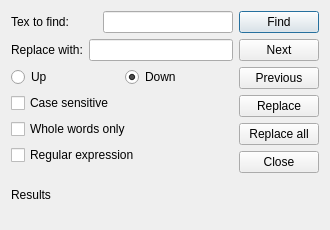
<?xml version="1.0" encoding="UTF-8"?>
<ui version="4.0">
 <class>FindReplaceDialog</class>
 <widget class="QDialog" name="FindReplaceDialog">
  <property name="geometry">
   <rect>
    <x>0</x>
    <y>0</y>
    <width>330</width>
    <height>230</height>
   </rect>
  </property>
  <property name="minimumSize">
   <size>
    <width>330</width>
    <height>230</height>
   </size>
  </property>
  <property name="maximumSize">
   <size>
    <width>330</width>
    <height>230</height>
   </size>
  </property>
  <property name="windowTitle">
   <string>Find&amp;Replace</string>
  </property>
  <layout class="QGridLayout" name="gridLayout_2">
   <item row="0" column="0">
    <layout class="QGridLayout" name="gridLayout">
     <item row="0" column="0">
      <layout class="QVBoxLayout" name="verticalLayout_2">
       <item>
        <layout class="QHBoxLayout" name="horizontalLayout">
         <item>
          <widget class="QLabel" name="lblFind">
           <property name="text">
            <string>Tex to find:</string>
           </property>
          </widget>
         </item>
         <item>
          <widget class="QLineEdit" name="txtFind">
           <property name="maximumSize">
            <size>
             <width>130</width>
             <height>16777215</height>
            </size>
           </property>
          </widget>
         </item>
        </layout>
       </item>
       <item>
        <layout class="QHBoxLayout" name="horizontalLayout_2">
         <item>
          <widget class="QLabel" name="lblReplace">
           <property name="text">
            <string>Replace with:</string>
           </property>
          </widget>
         </item>
         <item>
          <widget class="QLineEdit" name="txtReplace"/>
         </item>
        </layout>
       </item>
       <item>
        <layout class="QHBoxLayout" name="horizontalLayout_3">
         <item>
          <widget class="QRadioButton" name="radioUp">
           <property name="text">
            <string>Up</string>
           </property>
          </widget>
         </item>
         <item>
          <widget class="QRadioButton" name="radioDown">
           <property name="text">
            <string>Down</string>
           </property>
           <property name="checked">
            <bool>true</bool>
           </property>
          </widget>
         </item>
        </layout>
       </item>
       <item>
        <widget class="QCheckBox" name="checkCaseSensitive">
         <property name="text">
          <string>Case sensitive</string>
         </property>
        </widget>
       </item>
       <item>
        <widget class="QCheckBox" name="checkWholeWords">
         <property name="text">
          <string>Whole words only</string>
         </property>
        </widget>
       </item>
       <item>
        <widget class="QCheckBox" name="checkRegEx">
         <property name="text">
          <string>Regular expression</string>
         </property>
        </widget>
       </item>
       <item>
        <widget class="QLabel" name="lblSearchResults">
         <property name="text">
          <string>Results</string>
         </property>
        </widget>
       </item>
      </layout>
     </item>
     <item row="0" column="1">
      <layout class="QVBoxLayout" name="verticalLayout">
       <item>
        <widget class="QPushButton" name="btnFind">
         <property name="text">
          <string>Find</string>
         </property>
        </widget>
       </item>
       <item>
        <widget class="QPushButton" name="btnFindNext">
         <property name="text">
          <string>Next</string>
         </property>
        </widget>
       </item>
       <item>
        <widget class="QPushButton" name="btnFindPrevoius">
         <property name="text">
          <string>Previous</string>
         </property>
        </widget>
       </item>
       <item>
        <widget class="QPushButton" name="btnReplace">
         <property name="text">
          <string>Replace</string>
         </property>
        </widget>
       </item>
       <item>
        <widget class="QPushButton" name="btnReplaceAll">
         <property name="text">
          <string>Replace all</string>
         </property>
        </widget>
       </item>
       <item>
        <widget class="QPushButton" name="btnClose">
         <property name="text">
          <string>Close</string>
         </property>
        </widget>
       </item>
       <item>
        <spacer name="verticalSpacer">
         <property name="orientation">
          <enum>Qt::Vertical</enum>
         </property>
         <property name="sizeHint" stdset="0">
          <size>
           <width>20</width>
           <height>40</height>
          </size>
         </property>
        </spacer>
       </item>
      </layout>
     </item>
    </layout>
   </item>
  </layout>
 </widget>
 <resources/>
 <connections>
  <connection>
   <sender>btnClose</sender>
   <signal>clicked()</signal>
   <receiver>FindReplaceDialog</receiver>
   <slot>close()</slot>
   <hints>
    <hint type="sourcelabel">
     <x>278</x>
     <y>163</y>
    </hint>
    <hint type="destinationlabel">
     <x>320</x>
     <y>194</y>
    </hint>
   </hints>
  </connection>
 </connections>
</ui>
